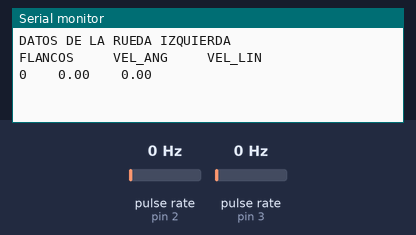
Bench run of a sketch on a simulated Arduino Uno, built with avr-gcc and run on an emulated ATmega328P. Parts: the last lines printed to the serial monitor. Wiring (inferred from the names in the program): 2 × pulse sensor: data pin 2 / data pin 3. The inputs (shaded band) are chosen by the test bench; at power-on: pulse rate (sensors on pin 2, pin 3) 0 Hz.

Above: at 1.2 s.
1.3 s: pulse rate (sensor on pin 2) set to 4 Hz
At 2.6 s:
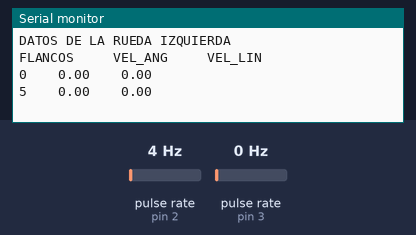
2.8 s: pulse rate (sensor on pin 2) set to 50 Hz
At 3.7 s:
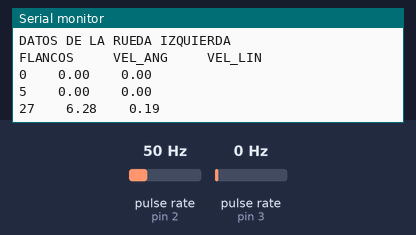
Timing chart, 0 to 5.8 s (numbered marks = the images above; inputs shaded):
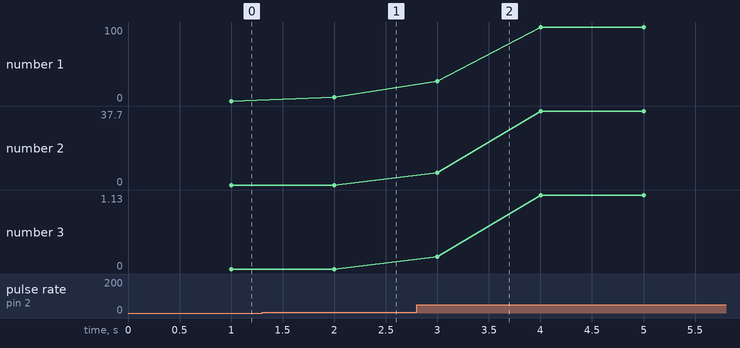

Measured:
- after the input at 1.3 s, the serial monitor: prints a new line after 0.70 s (image 1)
- after the input at 2.8 s, the serial monitor: prints a new line after 0.20 s (image 2)
- plotted number 1: 0 → 5 after the input at 1.3 s, 5 → 100 after the input at 2.8 s
- plotted number 2: 0 → 37.7 after the input at 2.8 s
- plotted number 3: 0 → 1.13 after the input at 2.8 s

The sketch:

Laberinto.ino
```cpp
//////////////////////////////////////////LIBRERIAS//////////////////////////////////////////////////////////////////////////////////////////////////
#include <FlexiTimer2.h>
//#include <TimerOne.h>

//////////////////////////////////////////CONSTANTES//////////////////////////////////////////////////////////////////////////////////////////////////
//Pines
const unsigned int PIN_ENCODER_LEFT = 2;
const unsigned int PIN_ENCODER_RIGHT = 3;

//Constantes del algoritmo
//const float PI = 3.14; //Es innecesario definir esta constante porque ya esta predefinida
const float INT_MUESTREO = 1000.0; //Intervalo de muestro en milisegundos
const unsigned int NUM_FLANCOS_VUELTA = 16; //Cantidad de flancos efectivos por vuelta, es decir flancos que producen interrupciones.
                                            //Esto depende de la configuracion de las interrupciones del micro.

//////////////////////////////////////////VARIABLES GLOBALES//////////////////////////////////////////////////////////////////////////////////////////
//velocidades angulares de las ruedas
float vel_angular_left = 0; //no se obtiene mejora si se usa el tipo de dato 'double' por la placa que se esta usando
float vel_angular_right = 0;

//velocidades lineales de las ruedas
float vel_lineal_left = 0;
float vel_lineal_right = 0;

//Contadores de los flancos efectivos (aquellos que producen interrupciones) de los encoder.
unsigned int flancos_left = 0;
unsigned int flancos_right = 0;

//Flancos efectivos contados por los encoder en un determinado lapso de tiempo, el intervalo de muestreo.
unsigned int total_flancos_left = 0;
unsigned int total_flancos_right = 0;

char buffer[100];

///////////////////////////////////////////////FLAGs////////////////////////////////////////////////////////////////////////////////////////////////////
boolean flag_calc_vel = false;

///////////////////////////////////////////////SETUP////////////////////////////////////////////////////////////////////////////////////////////////////
void setup(){
  //Configuración de pines
  pinMode(PIN_ENCODER_LEFT, INPUT_PULLUP);
  pinMode(PIN_ENCODER_RIGHT, INPUT_PULLUP);

  //Configuracion de la comunicación serie
  Serial.begin(9600);
  Serial.println("DATOS DE LA RUEDA IZQUIERDA");
  Serial.println("FLANCOS     VEL_ANG     VEL_LIN");

  //Configuracion de las interrupciones
  //Usar CHANGE si se desea que ambos flancos, negativo y positivo, produzcan interrupciones (sean efectivos), y configurar el numero de flancos efectivos
  //por vuelta (NUM_FLANCOS_VUELTA) en 16. Si se usa solo uno de los flancos, usar FALLING o RISING y 8 flancos efectivos por vuelta.
  attachInterrupt(digitalPinToInterrupt(PIN_ENCODER_LEFT),RS_ENCODER_LEFT, CHANGE);
  attachInterrupt(digitalPinToInterrupt(PIN_ENCODER_RIGHT),RS_ENCODER_RIGHT, CHANGE);

  //Configuración del Timer 2
  FlexiTimer2::set(INT_MUESTREO, RS_TIMER2); // El tiempo de muestreo se coloca en milisegundos
  FlexiTimer2::start();
}

///////////////////////////////////////////////LOOP////////////////////////////////////////////////////////////////////////////////////////////////////
void loop(){

  if (flag_calc_vel == true){

    vel_angular_left = ( (total_flancos_left/NUM_FLANCOS_VUELTA)*2.0*PI / (INT_MUESTREO/1000.0) );// La velocidad angular esta en rad/s. Se divide el intervalo de
                                                                                                //muestreo en 1000 porque esta en milisegundos
    vel_lineal_left = vel_angular_left*0.03; // La velocidad lineal esta en m/s, se obtiene al multiplicar la velocidad angular por el radio de la rueda (3cm, es decir 0.03m)

    vel_angular_right = ( (total_flancos_right/NUM_FLANCOS_VUELTA)*2.0*PI / (INT_MUESTREO/1000.0) );// La velocidad angular esta en rad/s. Se divide el intervalo de
                                                                                                //muestreo en 1000 porque esta en milisegundos
    vel_lineal_right = vel_angular_right*0.03; // La velocidad lineal esta en m/s, se obtiene al multiplicar la velocidad angular por el radio de la rueda (3cm)

    //sprintf(buffer,"%d            %d           %d",total_flancos_left,vel_angular_left,vel_lineal_left);

    //Exteriorizacion de datos para probar el codigo
    Serial.print(total_flancos_left);
    Serial.print("\t\t");
    Serial.print(vel_angular_left);
    Serial.print("\t\t");
    Serial.println(vel_lineal_left);

    flag_calc_vel = false;
  }

}

/////////////////////////////////////////////RUTINAS DE SERVICIO/////////////////////////////////////////////////////////////////////////////////////////////////
void RS_ENCODER_LEFT() {
  flancos_left++ ;
}

void RS_ENCODER_RIGHT() {
  flancos_right++;
}

void RS_TIMER2() {
  total_flancos_left = flancos_left;
  total_flancos_right = flancos_right;

  flancos_left = 0;
  flancos_right = 0;

  flag_calc_vel = true;
}


/**
 * Divides a given PWM pin frequency by a divisor.
 *
 * The resulting frequency is equal to the base frequency divided by
 * the given divisor:
 *   - Base frequencies:
 *      o The base frequency for pins 3, 9, 10, and 11 is 31250 Hz.
 *      o The base frequency for pins 5 and 6 is 62500 Hz.
 *   - Divisors:
 *      o The divisors available on pins 5, 6, 9 and 10 are: 1, 8, 64,
 *        256, and 1024.
 *      o The divisors available on pins 3 and 11 are: 1, 8, 32, 64,
 *        128, 256, and 1024.
 *
 * PWM frequencies are tied together in pairs of pins. If one in a
 * pair is changed, the other is also changed to match:
 *   - Pins 5 and 6 are paired on timer0
 *   - Pins 9 and 10 are paired on timer1
 *   - Pins 3 and 11 are paired on timer2
 *
 * Note that this function will have side effects on anything else
 * that uses timers:
 *   - Changes on pins 3, 5, 6, or 11 may cause the delay() and
 *     millis() functions to stop working. Other timing-related
 *     functions may also be affected.
 *   - Changes on pins 9 or 10 will cause the Servo library to function
 *     incorrectly.
 *
 * Thanks to macegr of the Arduino forums for his documentation of the
 * PWM frequency divisors. His post can be viewed at:
 *   http://forum.arduino.cc/index.php?topic=16612#msg121031
 */
void setPwmFrequency(int pin, int divisor){

  byte mode;

  if(pin == 5 || pin == 6 || pin == 9 || pin == 10) {

    switch(divisor) {
      case 1: mode = 0x01; break;
      case 8: mode = 0x02; break;
      case 64: mode = 0x03; break;
      case 256: mode = 0x04; break;
      case 1024: mode = 0x05; break;
      default: return;
    }

    if(pin == 5 || pin == 6) {
      TCCR0B = TCCR0B & 0b11111000 | mode;
    } else {
      TCCR1B = TCCR1B & 0b11111000 | mode;
    }

  } else if(pin == 3 || pin == 11) {

    switch(divisor) {
      case 1: mode = 0x01; break;
      case 8: mode = 0x02; break;
      case 32: mode = 0x03; break;
      case 64: mode = 0x04; break;
      case 128: mode = 0x05; break;
      case 256: mode = 0x06; break;
      case 1024: mode = 0x7; break;
      default: return;
    }

    TCCR2B = TCCR2B & 0b11111000 | mode;
  }
}
```
